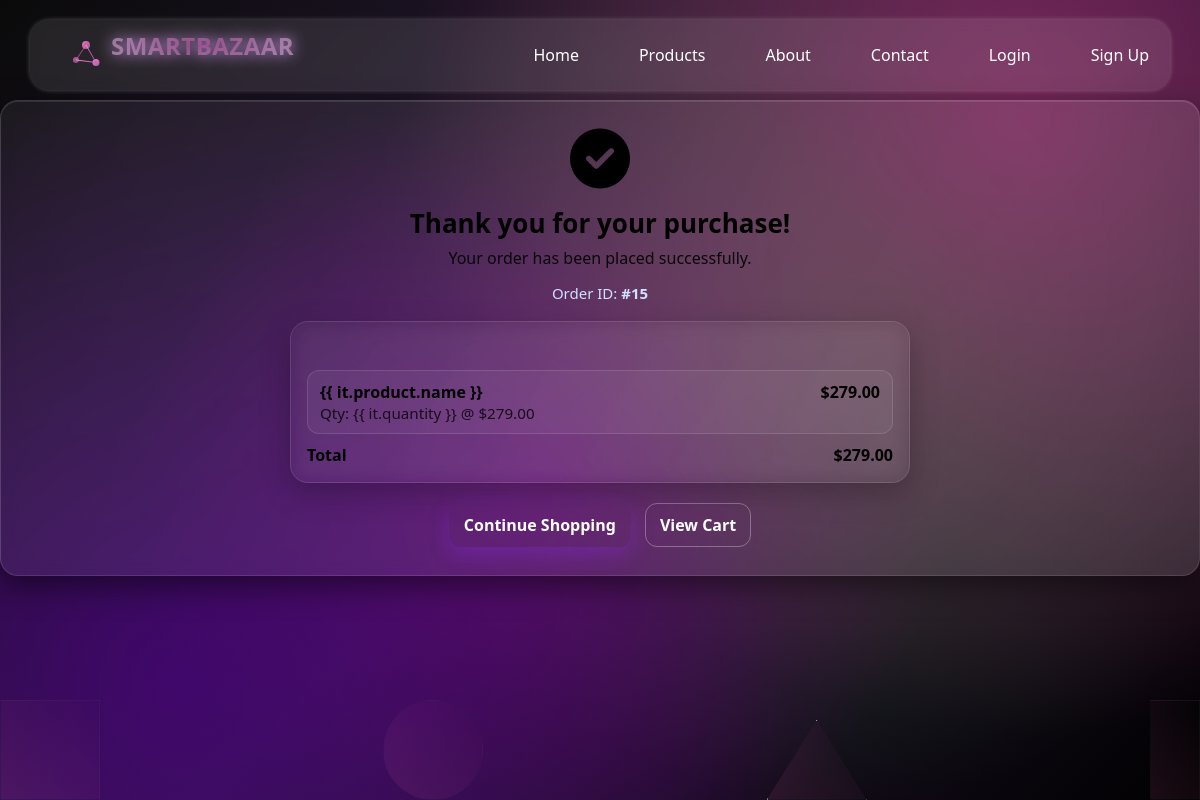
The page /orders/success/15/ on the database its author committed.
### orders/models.py (models this page shows, shortened)
class Order(models.Model):
    STATUS_CHOICES = (
        ("pending", "Pending"),
        ("confirmed", "Confirmed"),
        ("cancelled", "Cancelled"),
        ("shipped", "Shipped"),
    )
    user = models.ForeignKey(
        settings.AUTH_USER_MODEL, on_delete=models.SET_NULL, null=True, blank=True
    )
    full_name = models.CharField(max_length=120)
    phone = models.CharField(max_length=30)
    address = models.TextField()
    status = models.CharField(max_length=20, choices=STATUS_CHOICES, default="pending")
    total_amount = models.DecimalField(max_digits=12, decimal_places=2, default=0)
    created_at = models.DateTimeField(auto_now_add=True)

class OrderItem(models.Model):
    order = models.ForeignKey(Order, related_name="items", on_delete=models.CASCADE)
    product = models.ForeignKey(Product, on_delete=models.PROTECT)
    quantity = models.PositiveIntegerField(default=1)
    unit_price = models.DecimalField(max_digits=10, decimal_places=2)  # سعر وقت الطلب
    line_total = models.DecimalField(max_digits=12, decimal_places=2, default=0)

### orders/views.py (the view)
# urls.py: path("success/<int:order_id>/", checkout_success, name="checkout_success"),
def checkout_success(request, order_id):
    order = (
        Order.objects
        .prefetch_related("items__product")
        .get(pk=order_id)
    )
    return render(request, "orders/success.html", {"order": order})

### cart/cart.py (called while the page is built, shortened)
    def __iter__(self):
        product_ids = self.cart.keys()
        products = Product.objects.filter(id__in=product_ids, is_available=True)
        pmap = {str(p.id): p for p in products}

    def totals(self):
        subtotal = sum(i["line_total"] for i in self)
        return {"subtotal": subtotal, "grand_total": subtotal}

    def count(self):
        return sum(int(i["qty"]) for i in self.cart.values())

### cart/context_processors.py (called while the page is built)
def cart_context(request):
    cart = Cart(request)
    return {"cart_count": cart.count(), "cart_totals": cart.totals()}

### orders/templates/orders/success.html (shortened to what this page needs)
{% load static %}
<!DOCTYPE html>
<html lang="en">
    <head>
        <link rel="stylesheet" href="{% static 'products/style.css' %}" />
        <link rel="stylesheet"
            href="styles/fontawesome-free-7.0.1-web/fontawesome-free-7.0.1-web/css/all.min.css" />
    </head>
    <body>
        <section class="animation_bg">
            <div></div>
            <div></div>
            <div></div>
            <div></div>
        </section>
        <nav>
            <div class="nav">
                <div class="Logo">
                    <h1><a href="/">SmartBazaar</a></h1>
                </div>
                <div>
                    <ul>
                        <li><a target="_blank"
                                href="{% url 'home' %}">Home</a></li>
                        <li><a target="_blank"
                                href="{% url 'product_list'%}">Products</a></li>
                        <li><a href="{% url 'about'%}">About</a></li>
                        <li><a href="{% url 'contact'%}">Contact</a></li>
                        {% if user.is_authenticated %}
                        <li> <a href="{% url 'profile' %}">Profile</a></li>
                        {% else %}
                        <li> <a href="{% url 'login' %}">Login</a></li>
                        <li><a href="{% url 'signup' %}">Sign Up</a></li>
                        {% endif %}
                    </ul>
                </div>
            </div>
        </nav>
        <div class="card"
            style="background: linear-gradient(120deg, rgba(255,255,255,.06), rgba(255,255,255,.12)); border:1px solid rgba(255,255,255,.12); border-radius:18px; padding:28px; text-align:center;">
            <i class="fa-solid fa-circle-check"
                style="font-size:60px; margin-bottom:16px;"></i>
            <h2
                style="font-size:26px; font-weight:700; margin-bottom:6px;">Thank
                you for your purchase!</h2>
            <p style="opacity:.9; margin-bottom:14px;">Your order has been
                placed successfully.
            </p>
            <p style="color:#cfe1ff; font-size:15px; margin-bottom:18px;">Order
                ID:
                <strong>#{{ order.id }}</strong></p>
            <div class="cart-wrapper"
                style="max-width:620px; margin:0 auto; padding:16px">
                <div class="cart-title"
                    style="font-size:18px; margin-bottom:8px;">Order Items
                </div>
                <div>
                    {% for it in order.items.all %}
                    <div
                        style="display:flex; justify-content:space-between; gap:10px; padding:10px 12px; border:1px solid rgba(255,255,255,.12); border-radius:12px; background:rgba(255,255,255,.05); margin-bottom:8px;">
                        <div style="text-align:left">
                            <div style="font-weight:600">{{ it.product.name
                                }}</div>
                            <div style="opacity:.8; font-size:.95rem">Qty: {{
                                it.quantity }} @ ${{ it.unit_price }}</div>
                        </div>
                        <div style="font-weight:700">${{ it.line_total }}</div>
                    </div>
                    {% empty %}
                    <p>No items found for this order.</p>
                    {% endfor %}
                </div>
                <div
                    style="display:flex; justify-content:space-between; font-weight:700; margin-top:10px;">
                    <span>Total</span>
                    <span>${{ order.total_amount }}</span>
                </div>
            </div>
            <div
                style="margin-top:20px; display:flex; gap:14px; justify-content:center;">
                <a href="{% url 'product_list' %}"
                    class="btn btn-primary">Continue
                    Shopping</a>
                <a href="{% url 'cart_detail' %}" class="btn btn-outline">View
                    Cart</a>
            </div>
        </div>
    </body>
</html>

### rows shown on the page
Order: id "15", total_amount "279.00"
OrderItem: unit_price "279.00", line_total "279.00"
